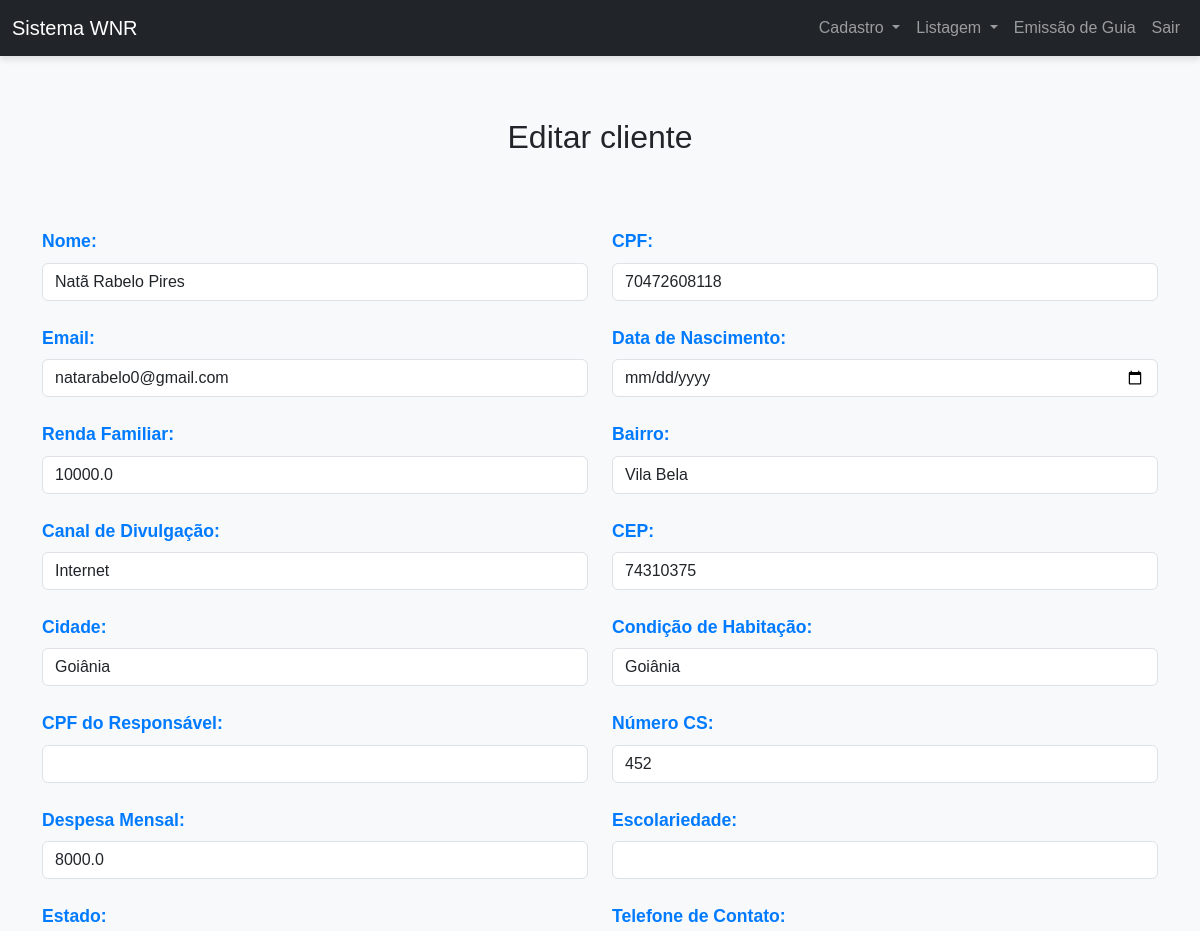
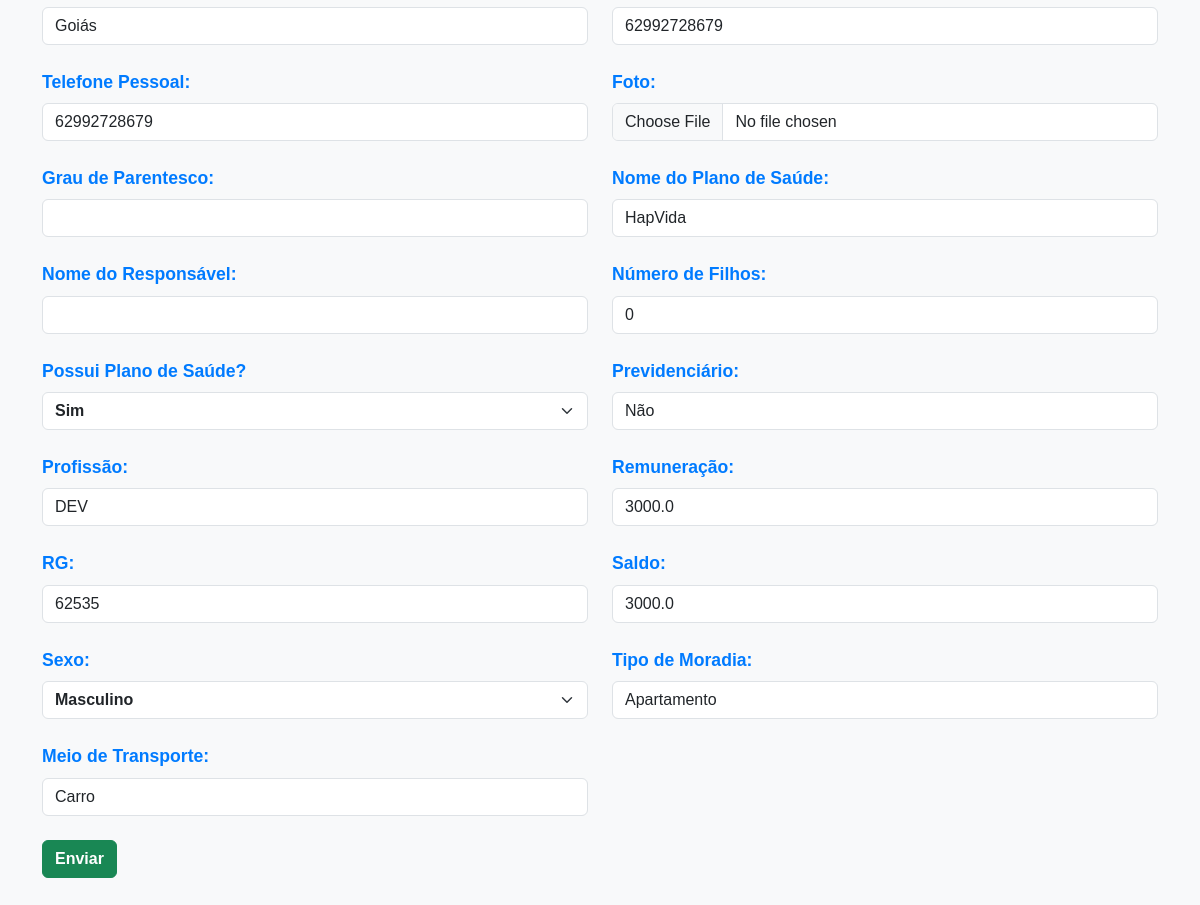
Before: /editar_cliente/1 (signed in) with the older database file (2 pictures, top to bottom).
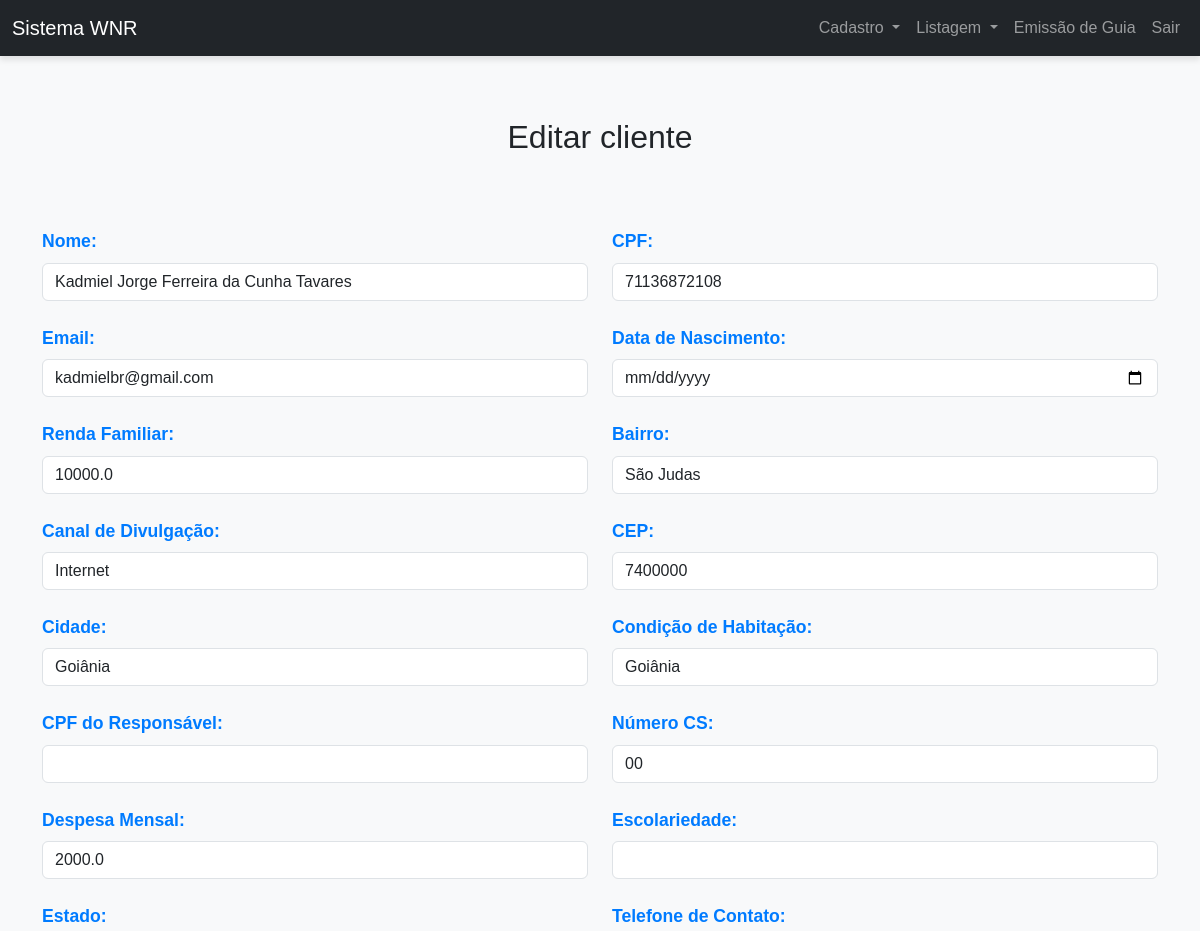
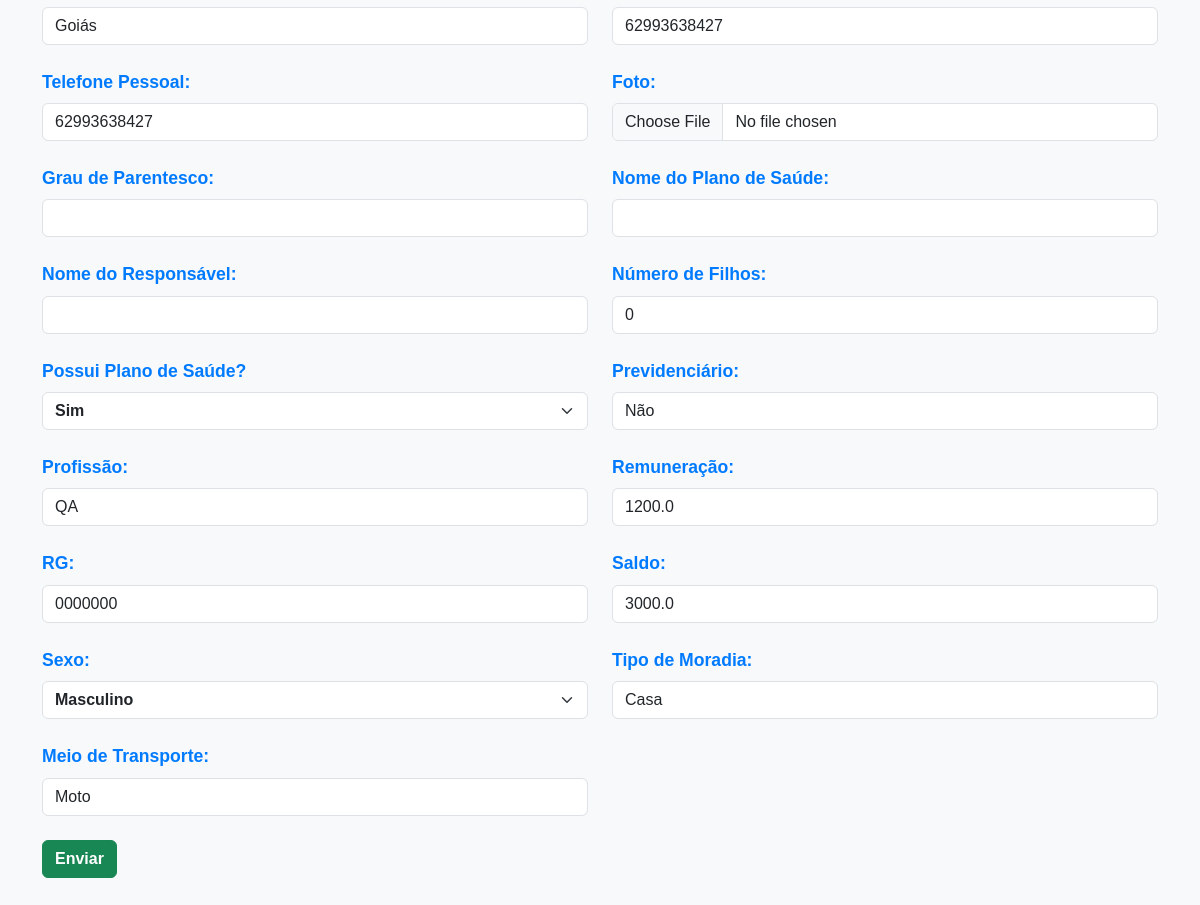
After: the same page with the newer database file (2 pictures, top to bottom).
### app/models.py (models this page shows)
class Cliente(db.Model):
    __tablename__ = "clientes"
    id                      = Column(Integer, primary_key=True, index=True)
    nome                    = Column(String, index=True)
    cpf                     = Column(String(11), unique=True, index=True)
    email                   = Column(String, unique=True, index=True)
    data_nascimento         = Column(Date)
    renda_familiar          = Column(Float)
    bairro                  = Column(String)
    canal_divulgacao        = Column(String)
    cep                     = Column(String(8))
    cidade                  = Column(String)
    condicao_habitacao      = Column(String)
    cpf_responsavel         = Column(String(11), nullable=True)  # Responsável Legal
    numero_cs               = Column(String)
    despesa_mensal          = Column(Float)
    escolaridade            = Column(String)
    estado                  = Column(String)
    fone_contato            = Column(String)
    fone_pessoal            = Column(String)
    foto                    = Column(String)
    grau_parentesco         = Column(String)
    nome_plano_saude        = Column(String)
    nome_responsavel        = Column(String)
    numero_filhos           = Column(Integer)
    plano_saude             = Column(String)
    previdenciario          = Column(String)
    profissao               = Column(String)
    remuneracao             = Column(Float)
    rg                      = Column(String)
    saldo                   = Column(Float)
    sexo                    = Column(String)
    tipo_moradia            = Column(String)
    transporte              = Column(String)
    encaminhamentos = relationship("Encaminhamento", back_populates="cliente")
    guias = relationship("Guia", back_populates="cliente")

### app/routes/client_routes.py (the view, shortened to what this page needs)
@client_bp.route('/editar_cliente/<int:id>', methods=['GET', 'POST'])
@login_required
def editar_cliente(id):
    cliente = Cliente.query.get_or_404(id)
    return render_template('clientes/form_edit.html', cliente=cliente)

### app/__init__.py (called while the page is built)
@login_manager.user_loader
def load_user(id):
    return Usuario.query.get(int(id))  # Converte para inteiro e busca no banco

### app/templates/clientes/form_edit.html (shortened to what this page needs)
{% extends 'base.html' %}
{% block content %}
    <h2 class="text-center mb-4 mt-5">Editar cliente</h2>
    <br><br>
    <form action="/editar_cliente/{{ cliente.id }}" method="POST" class="mb-5">
        <div class="row">
            <div class="col-md-6">
                <label for="nome" class="custom-label">Nome:</label>
                <input type="text" class="form-control" name="nome" value="{{ cliente.nome }}">
            </div>
            <div class="col-md-6">
                <label for="cpf" class="custom-label">CPF:</label>
                <input type="text" class="form-control" name="cpf" value="{{ cliente.cpf }}">
            </div>
        </div>
        <br>
        <div class="row">
            <div class="col-md-6">
                <label for="email" class="custom-label">Email:</label>
                <input type="email" class="form-control" name="email" value="{{ cliente.email }}">
            </div>
            <div class="col-md-6">
                <label for="dt_nascimento" class="custom-label">Data de Nascimento:</label>
                <input type="date" class="form-control" name="dt_nascimento" value="{{ cliente.dt_nascimento }}">
            </div>
        </div>
        <br>
        <div class="row">
            <div class="col-md-6">
                <label for="renda_familiar" class="custom-label">Renda Familiar:</label>
                <input type="number" class="form-control" name="renda_familiar" value="{{ cliente.renda_familiar }}">
            </div>
            <div class="col-md-6">
                <label for="bairro" class="custom-label">Bairro:</label>
                <input type="text" class="form-control" name="bairro" value="{{ cliente.bairro }}">
            </div>
        </div>
        <br>
        <div class="row">
            <div class="col-md-6">
                <label for="canal_divulgacao" class="custom-label">Canal de Divulgação:</label>
                <input type="text" class="form-control" name="canal_divulgacao" value="{{ cliente.canal_divulgacao }}">
            </div>
            <div class="col-md-6">
                <label for="cep" class="custom-label">CEP:</label>
                <input type="text" class="form-control" name="cep" value="{{ cliente.cep }}">
            </div>
        </div>
        <br>
        <div class="row">
            <div class="col-md-6">
                <label for="cidade" class="custom-label">Cidade:</label>
                <input type="text" class="form-control" name="cidade" value="{{ cliente.cidade }}">
            </div>
            <div class="col-md-6">
                <label for="condicao_habitacao" class="custom-label">Condição de Habitação:</label>
                <input type="text" class="form-control" name="condicao_habitacao" value="{{ cliente.condicao_habitacao }}">
            </div>
        </div>
        <br>
        <div class="row">
            <div class="col-md-6">
                <label for="cpf_responsavel" class="custom-label">CPF do Responsável:</label>
                <input type="text" class="form-control" name="cpf_responsavel" value="{{ cliente.cpf_responsavel }}">
            </div>
            <div class="col-md-6">
                <label for="numero_cs" class="custom-label">Número CS:</label>
                <input type="text" class="form-control" name="numero_cs" value="{{ cliente.numero_cs }}">
            </div>
        </div>
        <br>
        <div class="row">
            <div class="col-md-6">
                <label for="despesa_mensal" class="custom-label">Despesa Mensal:</label>
                <input type="number" class="form-control" name="despesa_mensal" value="{{ cliente.despesa_mensal }}">
            </div>
            <div class="col-md-6">
                <label for="escolariedade" class="custom-label">Escolariedade:</label>
                <input type="text" class="form-control" name="escolariedade" value="{{ cliente.escolariedade }}">
            </div>
        </div>
        <br>
        <div class="row">
            <div class="col-md-6">
                <label for="estado" class="custom-label">Estado:</label>
                <input type="text" class="form-control" name="estado" value="{{ cliente.estado }}">
            </div>
            <div class="col-md-6">
                <label for="fone_contato" class="custom-label">Telefone de Contato:</label>
                <input type="tel" class="form-control" name="fone_contato" value="{{ cliente.fone_contato }}">
            </div>
        </div>
        <br>
        <div class="row">
            <div class="col-md-6">
                <label for="fone_pessoal" class="custom-label">Telefone Pessoal:</label>
                <input type="tel" class="form-control" name="fone_pessoal" value="{{ cliente.fone_pessoal }}">
            </div>
            <div class="col-md-6">
                <label for="foto" class="custom-label">Foto:</label>
                <input type="file" class="form-control" name="foto">
            </div>
        </div>
        <br>
        <div class="row">
            <div class="col-md-6">
                <label for="grau_parentesco" class="custom-label">Grau de Parentesco:</label>
                <input type="text" class="form-control" name="grau_parentesco" value="{{ cliente.grau_parentesco }}">
            </div>
            <div class="col-md-6">
                <label for="nome_plano_saude" class="custom-label">Nome do Plano de Saúde:</label>
                <input type="text" class="form-control" name="nome_plano_saude" value="{{ cliente.nome_plano_saude }}">
            </div>
        </div>
        <br>
        <div class="row">
            <div class="col-md-6">
                <label for="nome_responsavel" class="custom-label">Nome do Responsável:</label>
                <input type="text" class="form-control" name="nome_responsavel" value="{{ cliente.nome_responsavel }}">
            </div>
            <div class="col-md-6">
                <label for="numero_filhos" class="custom-label">Número de Filhos:</label>
                <input type="number" class="form-control" name="numero_filhos" value="{{ cliente.numero_filhos }}">
            </div>
        </div>
        <br>
        <div class="row">
            <div class="col-md-6">
                <label for="plano_saude" class="custom-label">Possui Plano de Saúde?</label>
                <select class="form-select" name="plano_saude" value="{{ cliente.plano_saude }}">
                    <option value="sim">Sim</option>
                </select>
            </div>
            <div class="col-md-6">
                <label for="previdenciario" class="custom-label">Previdenciário:</label>
                <input type="text" class="form-control" name="previdenciario" value="{{ cliente.previdenciario }}">
            </div>
        </div>
        <br>
        <div class="row">
            <div class="col-md-6">
                <label for="profissao" class="custom-label">Profissão:</label>
                <input type="text" class="form-control" name="profissao" value="{{ cliente.profissao }}">
            </div>
            <div class="col-md-6">
                <label for="remuneracao" class="custom-label">Remuneração:</label>
                <input type="number" class="form-control" name="remuneracao" value="{{ cliente.remuneracao }}">
            </div>
        </div>
        <br>
        <div class="row">
            <div class="col-md-6">
                <label for="rg" class="custom-label">RG:</label>
                <input type="text" class="form-control" name="rg" value="{{ cliente.rg }}">
            </div>
            <div class="col-md-6">
                <label for="saldo" class="custom-label">Saldo:</label>
                <input type="number" class="form-control" name="saldo" value="{{ cliente.saldo }}">
            </div>
        </div>
        <br>
        <div class="row">
            <div class="col-md-6">
                <label for="sexo" class="custom-label">Sexo:</label>
                <select class="form-select" name="sexo" value="{{ cliente.sexo }}">
                    <option value="masculino">Masculino</option>
                </select>
            </div>
            <div class="col-md-6">
                <label for="tipo_moradia" class="custom-label">Tipo de Moradia:</label>
                <input type="text" class="form-control" name="tipo_moradia" value="{{ cliente.tipo_moradia }}">
            </div>
        </div>
        <br>
        <div class="row">
            <div class="col-md-6">
                <label for="transporte" class="custom-label">Meio de Transporte:</label>
                <input type="text" class="form-control" name="transporte" value="{{ cliente.transporte }}">
            </div>
        </div>
        <br>
        <button type="submit" class="btn btn-success">Enviar</button>
    </form>
{% endblock %}

### app/templates/base.html (shortened to what this page needs)
<!DOCTYPE html>
<html lang="pt-br">
<head>
    <link href="https://cdn.jsdelivr.net/npm/bootstrap@5.3.0/dist/css/bootstrap.min.css" rel="stylesheet">
    <link rel="stylesheet" href="{{ url_for('static', filename='css/main.css') }}">
</head>
<body>
    <nav class="navbar navbar-expand-lg navbar-dark bg-dark fixed-top">
        <div class="container-fluid">
            <a class="navbar-brand" href="menu">Sistema WNR</a>
            <div class="collapse navbar-collapse" id="navbarNav">
                <ul class="navbar-nav ms-auto">
                    <li class="nav-item dropdown">
                        <a class="nav-link dropdown-toggle" href="#" id="cadastroDropdown" role="button" data-bs-toggle="dropdown">
                            Cadastro
                        </a>
                    </li>
                    <li class="nav-item dropdown">
                        <a class="nav-link dropdown-toggle" href="#" id="listagemDropdown" role="button" data-bs-toggle="dropdown">
                            Listagem
                        </a>
                    </li>
                    <li class="nav-item"><a class="nav-link" href="#">Emissão de Guia</a></li>
                    <li class="nav-item"><a class="nav-link" href="logout">Sair</a></li>
                </ul>
            </div>
        </div>
    </nav>
    <div class="container container-fluid mt-5">
        {% block content %}{% endblock %}
    </div>
</body>
</html>

### app/static/css/main.css (style rules this page uses)
.custom-label { font-size: 1.1rem; font-weight: 600; color: #007bff; display: block; margin-bottom: 0.5rem; }
.form-select { font-size: 1rem; font-weight: 600; border-radius: 0.375rem; }
.btn-success { font-weight: 600; font-size: 1rem; }

### app/templates/base.html (style rules this page uses)
body { font-family: Arial, sans-serif; background-color: #f8f9fa; padding-top: 70px; }
.navbar { box-shadow: 0 4px 6px rgba(0, 0, 0, 0.1); }

Changed rows visible on the page:
changed Cliente "Internet": nome "Natã Rabelo Pires" → "Kadmiel Jorge Ferreira da Cunha Tavares"; cpf "70472608118" → "71136872108"; email "natarabelo0@gmail.com" → "kadmielbr@gmail.com"; bairro "Vila Bela" → "São Judas"; cep "74310375" → "7400000"; numero_cs "452" → "00"; despesa_mensal "8000.0" → "2000.0"; fone_contato "62992728679" → "62993638427"; fone_pessoal "62992728679" → "62993638427"; profissao "DEV" → "QA"; remuneracao "3000.0" → "1200.0"; rg "62535" → "0000000"; tipo_moradia "Apartamento" → "Casa"; transporte "Carro" → "Moto"; nome_plano_saude "HapVida" → (not shown)
